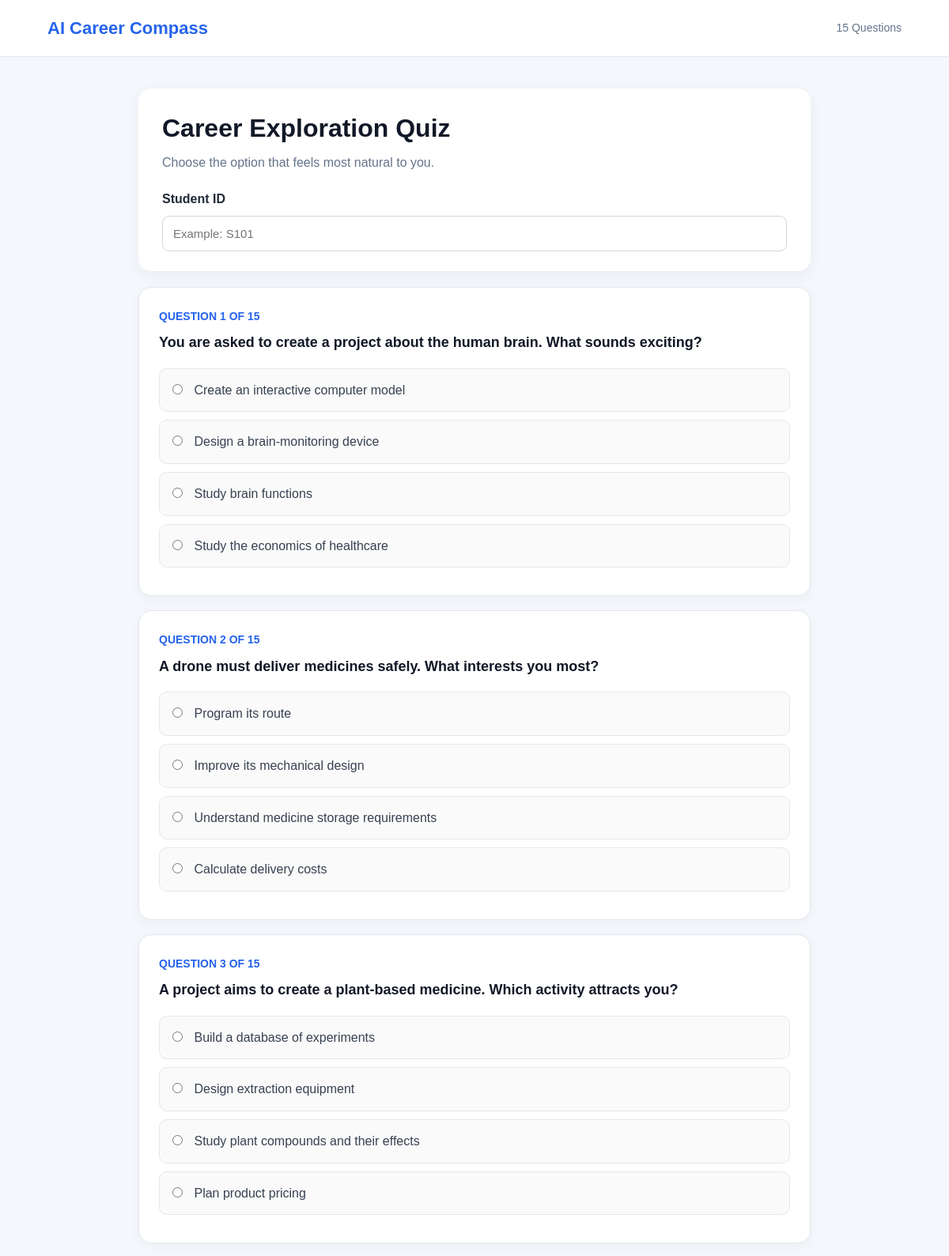
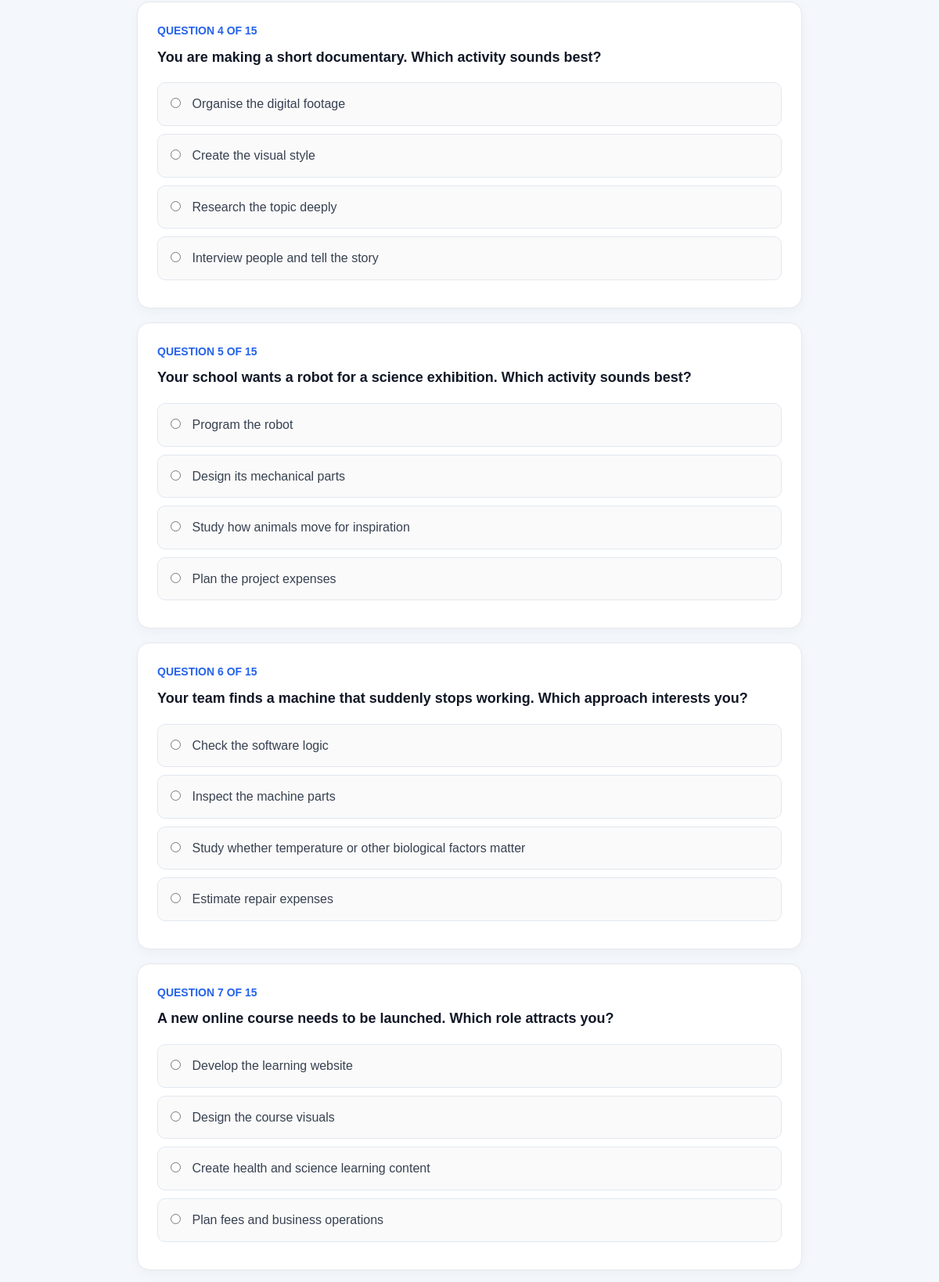
The page /quiz (upper part) on the database its author committed (2 pictures, top to bottom).
### tables this page shows
CREATE TABLE questions (
    id INTEGER PRIMARY KEY AUTOINCREMENT,
    question_id TEXT,
    question TEXT,
    option_a TEXT,
    option_b TEXT,
    option_c TEXT,
    option_d TEXT,
    a_category TEXT,
    b_category TEXT,
    c_category TEXT,
    d_category TEXT
);

### app.py (the view)
@app.route("/quiz")
def quiz():
    connection = get_db_connection()
    questions = connection.execute("""
        SELECT *
        FROM questions
    """).fetchall()
    connection.close()
    if len(questions) < 15:
        return "Minimum 15 questions required."
    selected_questions = random.sample(
        questions,
        15
    )
    return render_template(
        "quiz.html",
        questions=selected_questions
    )

### app.py (called while the page is built)
def get_db_connection():
    connection = sqlite3.connect(DATABASE)
    connection.row_factory = sqlite3.Row
    return connection

### templates/quiz.html (shortened to what this page needs)
<!DOCTYPE html>
<html lang="en">
<head>
    <link
        rel="stylesheet"
        href="{{ url_for('static', filename='style.css') }}"
    >
</head>
<body>
<nav class="navbar">
    <div class="navbar-content">
        <div class="logo">
            AI Career Compass
        </div>
        <div class="nav-text">
            15 Questions
        </div>
    </div>
</nav>
<main class="quiz-container">
    <div class="quiz-header">
        <h1>
            Career Exploration Quiz
        </h1>
        <p>
            Choose the option that feels most natural to you.
        </p>
        <div class="student-box">
            <label for="student_id">
                Student ID
            </label>
            <input
                type="text"
                id="student_id"
                name="student_id"
                placeholder="Example: S101"
                form="quiz-form"
                required
            >
        </div>
    </div>
    <form
        id="quiz-form"
        action="/submit"
        method="POST"
    >
        {% for q in questions %}
        <div class="question-card">
            <div class="question-number">
                QUESTION {{ loop.index }} OF 15
            </div>
            <div class="question-text">
                {{ q["question"] }}
            </div>
            <label class="option">
                <input
                    type="radio"
                    name="{{ q['question_id'] }}"
                    value="A"
                    required
                >
                <span class="option-text">
                    {{ q["option_a"] }}
                </span>
            </label>
            <label class="option">
                <input
                    type="radio"
                    name="{{ q['question_id'] }}"
                    value="B"
                >
                <span class="option-text">
                    {{ q["option_b"] }}
                </span>
            </label>
            <label class="option">
                <input
                    type="radio"
                    name="{{ q['question_id'] }}"
                    value="C"
                >
                <span class="option-text">
                    {{ q["option_c"] }}
                </span>
            </label>
            <label class="option">
                <input
                    type="radio"
                    name="{{ q['question_id'] }}"
                    value="D"
                >
                <span class="option-text">
                    {{ q["option_d"] }}
                </span>
            </label>
        </div>
        {% endfor %}
    </form>
</main>
</body>
</html>

### static/style.css (style rules this page uses)
* { margin: 0; padding: 0; box-sizing: border-box; }
body { font-family: Arial, Helvetica, sans-serif; background: #f4f7fb; color: #1f2937; line-height: 1.6; }
.navbar { background: white; border-bottom: 1px solid #e5e7eb; padding: 18px 0; }
.navbar-content { width: 90%; max-width: 1100px; margin: auto; display: flex; justify-content: space-between; align-items: center; }
.logo { font-size: 22px; font-weight: bold; color: #2563eb; }
.nav-text { color: #64748b; font-size: 14px; }
.quiz-container { width: 90%; max-width: 850px; margin: 40px auto; }
.quiz-header { background: white; padding: 25px 30px; border-radius: 16px; margin-bottom: 20px; box-shadow: 0 5px 20px rgba(0, 0, 0, 0.05); }
.quiz-header h1 { color: #111827; margin-bottom: 5px; }
.quiz-header p { color: #64748b; }
.student-box { margin-top: 20px; }
.student-box label { display: block; font-weight: bold; margin-bottom: 8px; }
.student-box input { width: 100%; padding: 13px; border: 1px solid #d1d5db; border-radius: 9px; font-size: 15px; outline: none; }
.question-card { background: white; padding: 25px; margin-bottom: 18px; border-radius: 16px; border: 1px solid #e5e7eb; box-shadow: 0 4px 15px rgba(0, 0, 0, 0.04); }
.question-number { color: #2563eb; font-size: 14px; font-weight: bold; margin-bottom: 8px; }
.question-text { font-size: 18px; font-weight: bold; color: #111827; margin-bottom: 18px; }
.option { display: block; padding: 14px 16px; margin: 10px 0; border: 1px solid #e2e8f0; border-radius: 10px; cursor: pointer; transition: 0.2s; background: #fafafa; }
.option input { margin-right: 10px; }
.option-text { color: #374151; }

### rows shown on the page
questions: question "You are asked to create a project about the human brain. What sounds exciting?", option_a "Create an interactive computer model", option_b "Design a brain-monitoring device", option_c "Study brain functions", option_d "Study the economics of healthcare"
questions: question "A drone must deliver medicines safely. What interests you most?", option_a "Program its route", option_b "Improve its mechanical design", option_c "Understand medicine storage requirements", option_d "Calculate delivery costs"
questions: question "A project aims to create a plant-based medicine. Which activity attracts you?", option_a "Build a database of experiments", option_b "Design extraction equipment", option_c "Study plant compounds and their effects", option_d "Plan product pricing"
questions: question "You are making a short documentary. Which activity sounds best?", option_a "Organise the digital footage", option_b "Create the visual style", option_c "Research the topic deeply", option_d "Interview people and tell the story"
questions: question "Your school wants a robot for a science exhibition. Which activity sounds best?", option_a "Program the robot", option_b "Design its mechanical parts", option_c "Study how animals move for inspiration", option_d "Plan the project expenses"
questions: question "Your team finds a machine that suddenly stops working. Which approach interests you?", option_a "Check the software logic", option_b "Inspect the machine parts", option_c "Study whether temperature or other biological factors matter", option_d "Estimate repair expenses"
questions: question "A new online course needs to be launched. Which role attracts you?", option_a "Develop the learning website", option_b "Design the course visuals", option_c "Create health and science learning content", option_d "Plan fees and business operations"
